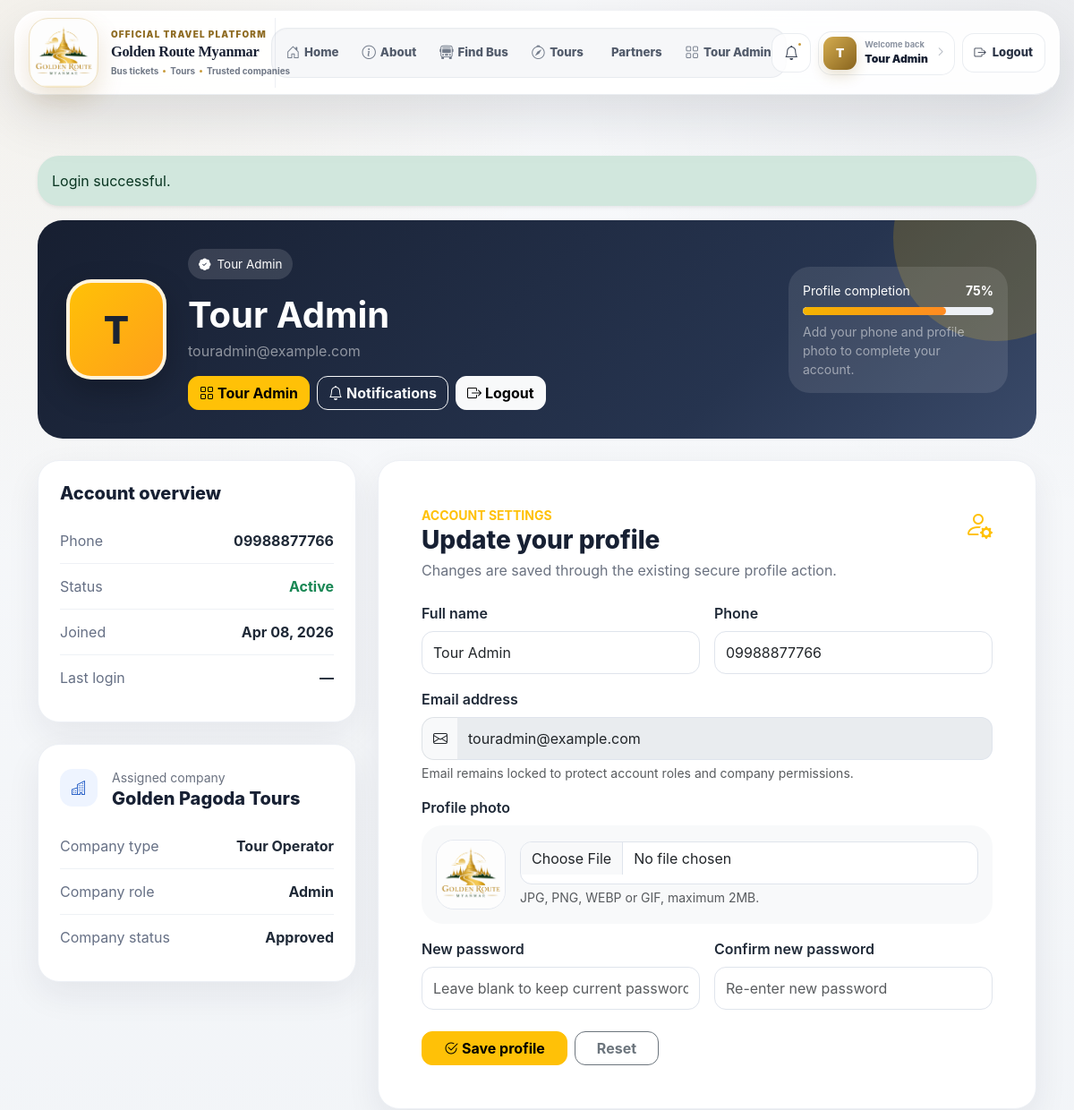
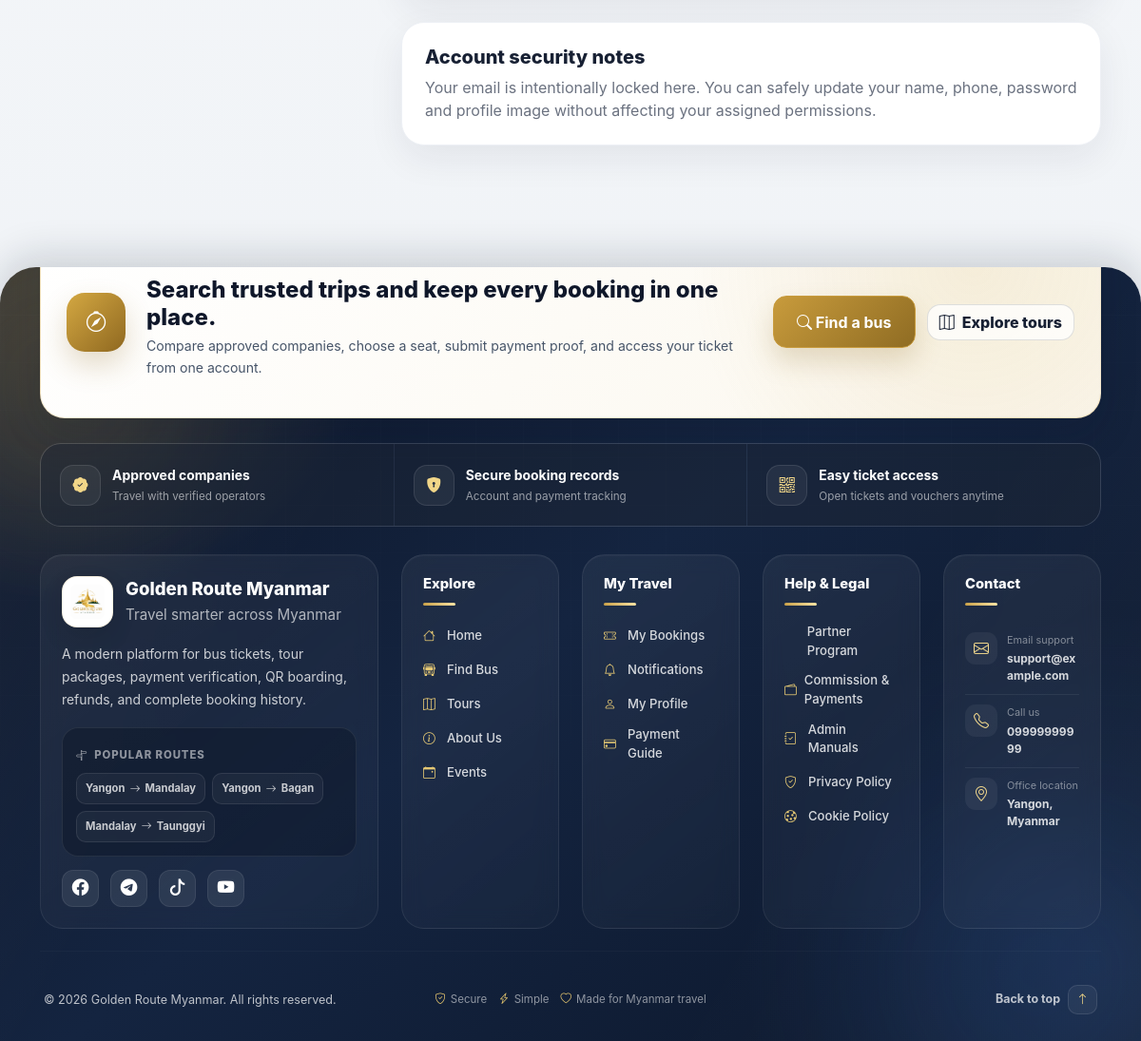
/account/profile.php (signed in), run on the app's committed database (2 pictures, top to bottom).
### tables this page shows
CREATE TABLE `users` (
  `id` bigint(20) UNSIGNED NOT NULL,
  `name` varchar(120) NOT NULL,
  `email` varchar(150) NOT NULL,
  `phone` varchar(30) DEFAULT NULL,
  `profile_image` varchar(255) DEFAULT NULL,
  `password` varchar(255) NOT NULL,
  `role` enum('super_admin','bus_admin','tour_admin','customer') NOT NULL DEFAULT 'customer',
  `status` enum('active','inactive','suspended') NOT NULL DEFAULT 'active',
  `email_verified_at` datetime DEFAULT NULL,
  `last_login_at` datetime DEFAULT NULL,
  `remember_token` varchar(100) DEFAULT NULL,
  `created_at` timestamp NOT NULL DEFAULT current_timestamp(),
  `updated_at` timestamp NOT NULL DEFAULT current_timestamp() ON UPDATE current_timestamp()
);

CREATE TABLE `company_users` (
  `id` bigint(20) UNSIGNED NOT NULL,
  `company_id` bigint(20) UNSIGNED NOT NULL,
  `user_id` bigint(20) UNSIGNED NOT NULL,
  `role_in_company` enum('owner','admin','staff') NOT NULL DEFAULT 'admin',
  `status` enum('active','inactive') NOT NULL DEFAULT 'active',
  `created_at` timestamp NOT NULL DEFAULT current_timestamp(),
  `updated_at` timestamp NOT NULL DEFAULT current_timestamp() ON UPDATE current_timestamp()
);

CREATE TABLE `companies` (
  `id` bigint(20) UNSIGNED NOT NULL,
  `name` varchar(150) NOT NULL,
  `company_type` enum('bus_company','tour_operator','both') NOT NULL DEFAULT 'bus_company',
  `license` varchar(100) DEFAULT NULL,
  `phone` varchar(30) DEFAULT NULL,
  `email` varchar(150) DEFAULT NULL,
  `address` varchar(255) DEFAULT NULL,
  `description` text DEFAULT NULL,
  `logo` varchar(255) DEFAULT NULL,
  `status` enum('pending','approved','rejected','suspended') NOT NULL DEFAULT 'pending',
  `approved_at` datetime DEFAULT NULL,
  `created_at` timestamp NOT NULL DEFAULT current_timestamp(),
  `updated_at` timestamp NOT NULL DEFAULT current_timestamp() ON UPDATE current_timestamp()
);

### account/profile.php (the view, shortened to what the rows shown need)
<?php
require_once __DIR__ . '/../includes/auth.php';
require_once __DIR__ . '/../includes/db.php';
require_once __DIR__ . '/../includes/profile_helper.php';
require_once __DIR__ . '/../includes/company_helper.php';
$conn = getDBConnection();
$userId = (int)current_user_id();
$role = (string)current_user_role();
$userSql = "SELECT id, name, email, phone, role, status, profile_image, created_at, last_login_at FROM users WHERE id = ? LIMIT 1";
$userStmt = $conn->prepare($userSql);
$userStmt->bind_param('i', $userId);
$userStmt->execute();
$user = $userStmt->get_result()->fetch_assoc();
$companyInfo = null;
if ($role === 'customer') {
    $historyRows = fetch_customer_booking_history($conn, $userId);
    $summary = summarize_customer_booking_history($historyRows);
} elseif ($role === 'bus_admin') {
    $companyInfo = get_bus_admin_company($conn, $userId);
} elseif ($role === 'tour_admin') {
    $companyInfo = get_tour_admin_company($conn, $userId);
}
$roleLabel = ucwords(str_replace('_', ' ', (string)$user['role']));
$dashboardLink = BASE_URL . 'customer/bookings.php';
if ($role === 'super_admin') {
    $dashboardLink = BASE_URL . 'admin/dashboard.php';
    $dashboardLabel = 'Admin Dashboard';
} elseif ($role === 'bus_admin') {
    $dashboardLink = BASE_URL . 'bus_admin/dashboard.php';
    $dashboardLabel = 'Bus Dashboard';
} elseif ($role === 'tour_admin') {
    $dashboardLink = BASE_URL . 'tour_admin/dashboard.php';
}
require_once __DIR__ . '/../includes/header.php';
?>
<div class="container py-5 profile-page">
    <section class="profile-hero mb-4">
        <div class="row align-items-center g-4 position-relative" style="z-index:1;">
            <div class="col-auto">
                <?php if ($profileImageUrl !== ''): ?>
                    <img src="<?php echo e($profileImageUrl); ?>" alt="<?php echo e($user['name']); ?>" class="profile-avatar" id="profileHeroPreview">
                <?php else: ?>
                    <div class="profile-avatar profile-avatar-fallback" id="profileAvatarFallback">
                        <?php echo e(strtoupper(substr(trim((string)$user['name']), 0, 1) ?: 'U')); ?>
                    </div>
                <?php endif; ?>
            </div>
            <div class="col">
                <div class="profile-role-pill mb-3"><i class="bi bi-patch-check-fill"></i> <?php echo e($roleLabel); ?></div>
                <h1 class="fw-bold mb-1"><?php echo e($user['name']); ?></h1>
                <p class="mb-3 text-white-50"><?php echo e($user['email']); ?></p>
                <div class="d-flex flex-wrap gap-2">
                    <a href="<?php echo e($dashboardLink); ?>" class="btn btn-warning"><i class="bi bi-grid me-1"></i><?php echo e($dashboardLabel); ?></a>
                    <a href="<?php echo BASE_URL; ?>notifications.php" class="btn btn-outline-light"><i class="bi bi-bell me-1"></i>Notifications</a>
                    <a href="<?php echo BASE_URL; ?>logout.php" class="btn btn-light"><i class="bi bi-box-arrow-right me-1"></i>Logout</a>
                </div>
            </div>
        </div>
    </section>
    <div class="row g-4">
        <div class="col-lg-4">
            <div class="profile-shell p-4 mb-4">
                <div class="profile-info-row"><span>Phone</span><strong><?php echo e($user['phone'] ?: 'Not added'); ?></strong></div>
                <div class="profile-info-row"><span>Status</span><strong class="text-<?php echo ($user['status'] ?? '') === 'active' ? 'success' : 'secondary'; ?>"><?php echo e(ucfirst((string)$user['status'])); ?></strong></div>
                <div class="profile-info-row"><span>Joined</span><strong><?php echo e(date('M d, Y', strtotime((string)$user['created_at']))); ?></strong></div>
            </div>
            <?php if ($companyInfo): ?>
                <div class="profile-shell p-4">
                    <div class="d-flex align-items-center gap-3 mb-3">
                        <div class="profile-activity-icon"><i class="bi bi-buildings"></i></div>
                        <div><small class="text-muted">Assigned company</small><h5 class="profile-card-title mb-0"><?php echo e($companyInfo['company_name'] ?? '-'); ?></h5></div>
                    </div>
                    <div class="profile-info-row"><span>Company type</span><strong><?php echo e(ucwords(str_replace('_', ' ', (string)($companyInfo['company_type'] ?? '-')))); ?></strong></div>
                    <div class="profile-info-row"><span>Company role</span><strong><?php echo e(ucfirst((string)($companyInfo['role_in_company'] ?? '-'))); ?></strong></div>
                    <div class="profile-info-row"><span>Company status</span><strong><?php echo e(ucfirst((string)($companyInfo['company_status'] ?? '-'))); ?></strong></div>
                </div>
            <?php endif; ?>
        </div>
        <div class="col-lg-8">
            <div class="profile-shell p-4 p-lg-5 mb-4">
                <form action="<?php echo BASE_URL; ?>actions/update_profile.php" method="POST" enctype="multipart/form-data" id="profileForm">
                    <div class="row g-3">
                        <div class="col-md-6">
                            <label class="form-label fw-semibold">Full name</label>
                            <input type="text" name="name" class="form-control" value="<?php echo e($user['name']); ?>" maxlength="120" required>
                        </div>
                        <div class="col-md-6">
                            <label class="form-label fw-semibold">Phone</label>
                            <input type="text" name="phone" class="form-control" value="<?php echo e($user['phone'] ?? ''); ?>" placeholder="09xxxxxxxxx">
                        </div>
                        <div class="col-12">
                            <div class="input-group"><span class="input-group-text bg-light border-end-0"><i class="bi bi-envelope"></i></span><input type="email" class="form-control border-start-0" value="<?php echo e($user['email']); ?>" disabled></div>
                        </div>
                    </div>
                </form>
            </div>
        </div>
    </div>
</div>
<?php require_once __DIR__ . '/../includes/footer.php'; ?>

### includes/header.php (shortened to what the rows shown need)
<?php
require_once __DIR__ . '/../config.php';
require_once __DIR__ . '/auth.php';
require_once __DIR__ . '/profile_helper.php';
$currentUser = current_user();
$profileLink = BASE_URL . 'account/profile.php';
$displayName = (string) ($currentUser['name'] ?? 'Account');
$trimmedName = trim($displayName);
$initial = $trimmedName !== '' ? strtoupper(substr($trimmedName, 0, 1)) : 'U';
$profileImageUrl = profile_public_path($currentUser['profile_image'] ?? '');
?>
<!DOCTYPE html>
<html lang="en">
<head>
    <link rel="stylesheet" href="<?= BASE_URL ?>assets/bootstrap/css/bootstrap.min.css">
    <link rel="stylesheet" href="<?= BASE_URL ?>assets/css/style.css?v=20260721-partner-portal-v1">
    <link rel="stylesheet" href="<?= BASE_URL ?>assets/bootstrap-icons/font/bootstrap-icons.css">
</head>
<body>
    <header class="site-header site-header-modern">
        <div class="modern-header-wrap">
            <nav class="navbar navbar-expand-xl modern-header-nav" aria-label="Main navigation">
                <div class="container-fluid modern-header-container">
                    <div class="collapse navbar-collapse modern-navbar-collapse" id="mainNavbar">
                        <div class="modern-header-actions">
                            <?php if (is_logged_in()): ?>
                                <a href="<?php echo BASE_URL; ?>notifications.php" class="modern-icon-action" title="Notifications" aria-label="Notifications">
                                    <i class="bi bi-bell"></i>
                                    <span class="modern-action-dot" aria-hidden="true"></span>
                                </a>
                                <a href="<?php echo $profileLink; ?>" class="modern-user-pill" title="Open profile">
                                    <?php if ($profileImageUrl !== ''): ?>
                                        <img src="<?php echo e($profileImageUrl); ?>" alt="<?php echo e($displayName); ?>" class="modern-user-avatar modern-user-avatar-img">
                                    <?php else: ?>
                                        <span class="modern-user-avatar"><?php echo htmlspecialchars($initial, ENT_QUOTES, 'UTF-8'); ?></span>
                                    <?php endif; ?>
                                    <span class="modern-user-copy">
                                        <small>Welcome back</small>
                                        <strong><?php echo htmlspecialchars($displayName, ENT_QUOTES, 'UTF-8'); ?></strong>
                                    </span>
                                    <i class="bi bi-chevron-right modern-user-arrow"></i>
                                </a>
                                <a href="<?php echo BASE_URL; ?>logout.php" class="modern-logout-btn">
                                    <i class="bi bi-box-arrow-right"></i><span>Logout</span>
                                </a>
                            <?php endif; ?>
                        </div>
                    </div>
                </div>
            </nav>
        </div>
    </header>

### data on the page
users: name "T", name "Tour Admin", role "Tour Admin", email "touradmin@example.com", phone "09988877766", status "Active", created_at "Apr 08, 2026"
company_users: company.name "Golden Pagoda Tours", company.company_type "Tour Operator", role_in_company "Admin", company.status "Approved"

### other printed values
$appTitle "Golden Route Myanmar"
$dashboardLabel "Tour Admin"
$success "Login successful."
$profileCompletion "75"
$route['from'] "Yangon"
$route['to'] "Mandalay"
$route['to'] "Bagan"
$route['from'] "Mandalay"
$route['to'] "Taunggyi"
$supportEmail "support@example.com"
$supportPhone "09999999999"
